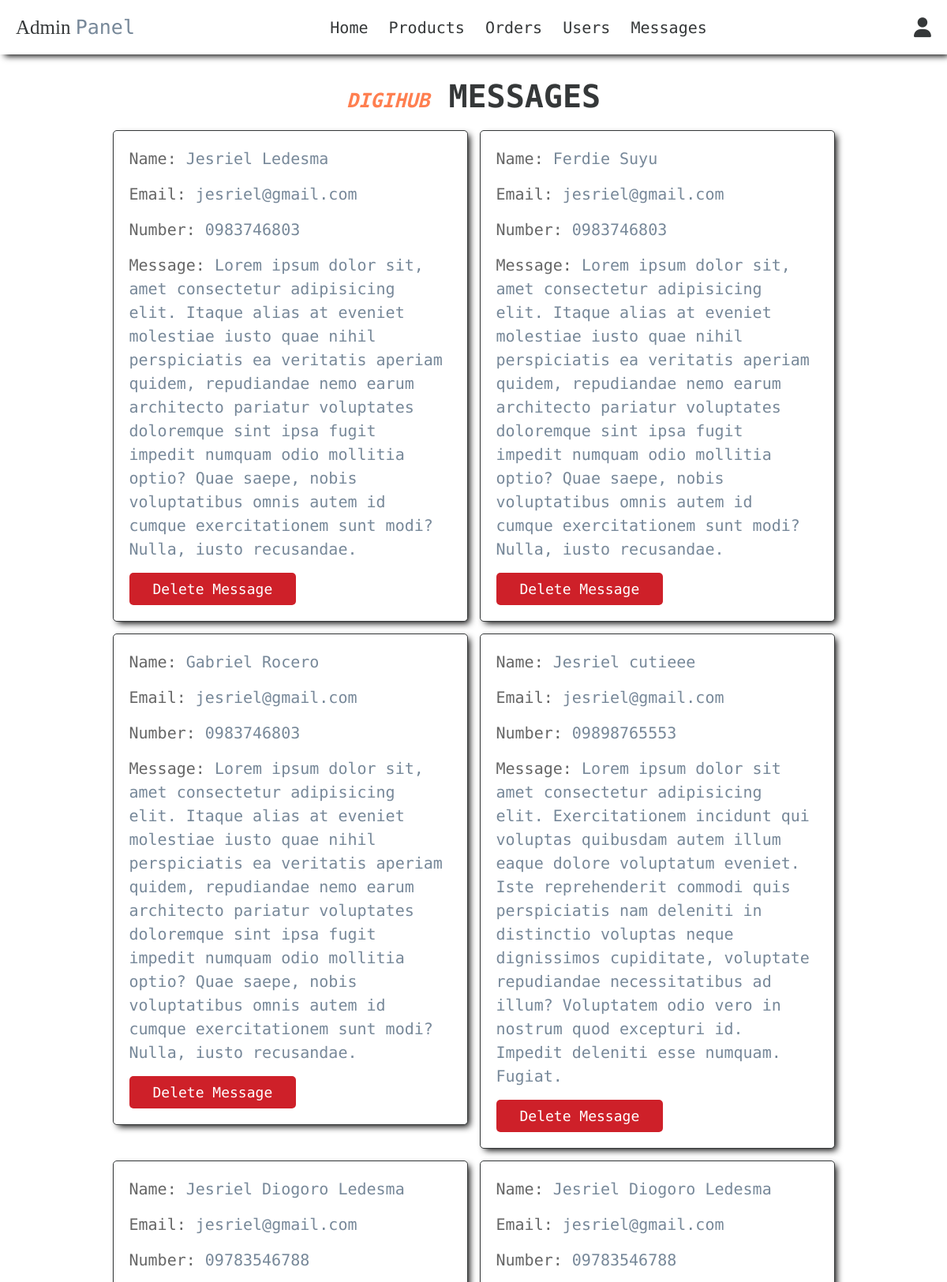
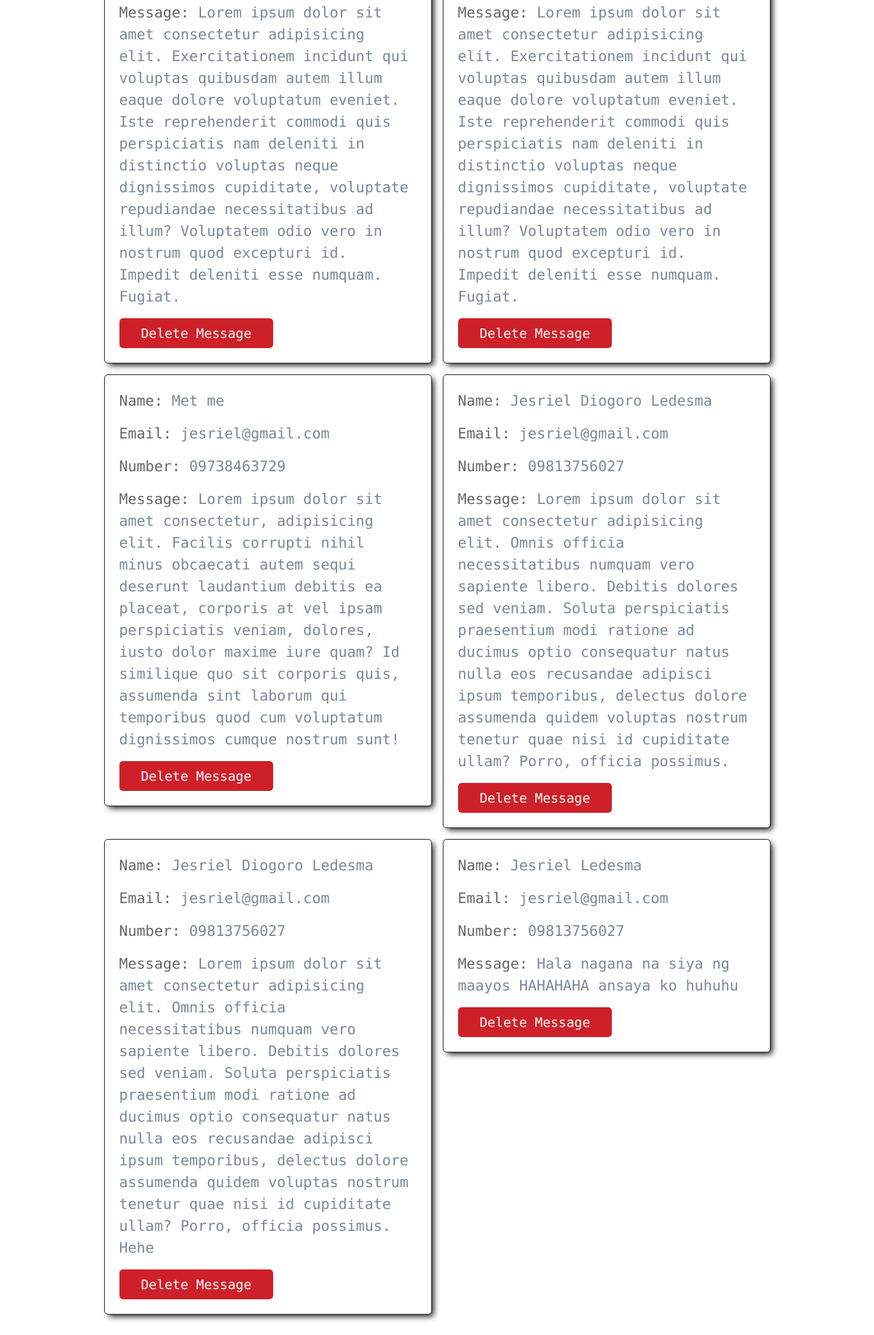
Screenshot of /admin_contacts.php (signed in) with the database file from the repository (2 pictures, top to bottom).
### tables this page shows
CREATE TABLE `message` (
  `id` int(100) NOT NULL,
  `user_id` int(100) NOT NULL,
  `name` varchar(100) NOT NULL,
  `email` varchar(100) NOT NULL,
  `number` varchar(12) NOT NULL,
  `message` varchar(500) NOT NULL
);

### admin_contacts.php (the view, shortened to what this page needs)
<?php
include 'config.php';
?>
<!DOCTYPE html>
<html lang="en">
  <head>
    <link
      rel="stylesheet"
      href="https://cdnjs.cloudflare.com/ajax/libs/font-awesome/6.4.0/css/all.min.css"
    />
    <link rel="stylesheet" href="css/admin_style.css" />
  </head>
  <body>
    <?php include 'admin_header.php'?>
    <section class="messages">
      <h1 class="title"><span class="digihub">DigiHub</span> Messages</h1>
      <div class="box-container">
        <?php
          $select_message = mysqli_query($conn, "SELECT * FROM `message`") or die("Query Failed");
          if(mysqli_num_rows($select_message) > 0){
            while($fetch_message= mysqli_fetch_assoc($select_message)){
        ?>
        <div class="box">
          <p>Name: <span><?php echo $fetch_message['name']; ?></span></p>
          <p>Email: <span><?php echo $fetch_message['email']; ?></span></p>
          <p>Number: <span><?php echo $fetch_message['number']; ?></span></p>
          <p>Message: <span><?php echo $fetch_message['message']; ?></span></p>
          <a href="admin_contacts.php?delete=<?php echo $fetch_message['id']; ?>" onclick="return confirm('Are you sure you want to remove this message?');" class="delete-btn">Delete message</a>
        </div>
        <?php
        }
      }else{
        echo "<p class='empty'>There are no messages yet</p>";
      }
        ?>
      </div>
    </section>
  </body>
</html>

### css/admin_style.css (style rules this page uses)
:root { --purple: #778899; --red: #ce2029; --orange: #ff7f50; --black: #353839; --white: #fff; --light-color: #666; --light-white: #fefefa; --light-bg: #f4f0ec; --border: 0.1rem solid var(--black); --box-shadow: 4px 4px 8px -2px rgba(0, 0, 0, 1); }
* { font-family: "Martian Mono", monospace; margin: 0; padding: 0; box-sizing: border-box; outline: none; border: none; text-decoration: none; transition: all 0.2s linear; }
html { font-size: 62.5%; overflow-x: hidden; }
section { padding: 3rem 2rem; }
.title { text-align: center; margin-bottom: 2rem; text-transform: uppercase; color: var(--black); font-size: 4rem; }
.btn, .option-btn, .delete-btn, .white-btn { display: inline-block; margin-top: 1rem; padding: 1rem 3rem; cursor: pointer; color: var(--white); font-size: 1.8rem; border-radius: 0.5rem; text-transform: capitalize; }
.delete-btn { background-color: var(--red); }
.digihub { color: var(--orange) !important; font-style: italic; font-size: 2.5rem; }
.messages .box-container { display: grid; grid-template-columns: repeat(auto-fit, 45rem); justify-content: center; gap: 1.5rem; max-width: 1200px; margin: 0 auto; align-items: flex-start; }
.messages .box-container .box { background-color: var(--white); padding: 2rem; border: var(--border); box-shadow: var(--box-shadow); border-radius: 0.5rem; }
.messages .box-container .box p { padding-bottom: 1.5rem; font-size: 2rem; color: var(--light-color); line-height: 1.5; }
.messages .box-container .box p span { color: var(--purple); }
.messages .box-container .box .delete-btn { margin-top: 0; }

### rows the page displays
message: name "Jesriel Ledesma", email "jesriel@gmail.com", number "0983746803", message "Lorem ipsum dolor sit, amet consectetur adipisicing elit. Itaque alias at eveniet molestiae iusto quae nihil perspiciatis ea veritatis aperiam quidem, repudiandae nemo earum architecto pariatur voluptates doloremque sint ipsa fugit impedit numquam odio mollitia optio? Quae saepe, nobis voluptatibus omnis autem id cumque exercitationem sunt modi? Nulla, iusto recusandae."
message: name "Ferdie Suyu", email "jesriel@gmail.com", number "0983746803", message "Lorem ipsum dolor sit, amet consectetur adipisicing elit. Itaque alias at eveniet molestiae iusto quae nihil perspiciatis ea veritatis aperiam quidem, repudiandae nemo earum architecto pariatur voluptates doloremque sint ipsa fugit impedit numquam odio mollitia optio? Quae saepe, nobis voluptatibus omnis autem id cumque exercitationem sunt modi? Nulla, iusto recusandae."
message: name "Gabriel Rocero", email "jesriel@gmail.com", number "0983746803", message "Lorem ipsum dolor sit, amet consectetur adipisicing elit. Itaque alias at eveniet molestiae iusto quae nihil perspiciatis ea veritatis aperiam quidem, repudiandae nemo earum architecto pariatur voluptates doloremque sint ipsa fugit impedit numquam odio mollitia optio? Quae saepe, nobis voluptatibus omnis autem id cumque exercitationem sunt modi? Nulla, iusto recusandae."
message: name "Jesriel cutieee", email "jesriel@gmail.com", number "09898765553", message "Lorem ipsum dolor sit amet consectetur adipisicing elit. Exercitationem incidunt qui voluptas quibusdam autem illum eaque dolore voluptatum eveniet. Iste reprehenderit commodi quis perspiciatis nam deleniti in distinctio voluptas neque dignissimos cupiditate, voluptate repudiandae necessitatibus ad illum? Voluptatem odio vero in nostrum quod excepturi id. Impedit deleniti esse numquam. Fugiat."
message: name "Jesriel Diogoro Ledesma", email "jesriel@gmail.com", number "09783546788", message "Lorem ipsum dolor sit amet consectetur adipisicing elit. Exercitationem incidunt qui voluptas quibusdam autem illum eaque dolore voluptatum eveniet. Iste reprehenderit commodi quis perspiciatis nam deleniti in distinctio voluptas neque dignissimos cupiditate, voluptate repudiandae necessitatibus ad illum? Voluptatem odio vero in nostrum quod excepturi id. Impedit deleniti esse numquam. Fugiat."
message: name "Jesriel Diogoro Ledesma", email "jesriel@gmail.com", number "09783546788", message "Lorem ipsum dolor sit amet consectetur adipisicing elit. Exercitationem incidunt qui voluptas quibusdam autem illum eaque dolore voluptatum eveniet. Iste reprehenderit commodi quis perspiciatis nam deleniti in distinctio voluptas neque dignissimos cupiditate, voluptate repudiandae necessitatibus ad illum? Voluptatem odio vero in nostrum quod excepturi id. Impedit deleniti esse numquam. Fugiat."
message: name "Met me", email "jesriel@gmail.com", number "09738463729", message "Lorem ipsum dolor sit amet consectetur, adipisicing elit. Facilis corrupti nihil minus obcaecati autem sequi deserunt laudantium debitis ea placeat, corporis at vel ipsam perspiciatis veniam, dolores, iusto dolor maxime iure quam? Id similique quo sit corporis quis, assumenda sint laborum qui temporibus quod cum voluptatum dignissimos cumque nostrum sunt!"
message: name "Jesriel Diogoro Ledesma", email "jesriel@gmail.com", number "09813756027", message "Lorem ipsum dolor sit amet consectetur adipisicing elit. Omnis officia necessitatibus numquam vero sapiente libero. Debitis dolores sed veniam. Soluta perspiciatis praesentium modi ratione ad ducimus optio consequatur natus nulla eos recusandae adipisci ipsum temporibus, delectus dolore assumenda quidem voluptas nostrum tenetur quae nisi id cupiditate ullam? Porro, officia possimus."
message: name "Jesriel Diogoro Ledesma", email "jesriel@gmail.com", number "09813756027", message "Lorem ipsum dolor sit amet consectetur adipisicing elit. Omnis officia necessitatibus numquam vero sapiente libero. Debitis dolores sed veniam. Soluta perspiciatis praesentium modi ratione ad ducimus optio consequatur natus nulla eos recusandae adipisci ipsum temporibus, delectus dolore assumenda quidem voluptas nostrum tenetur quae nisi id cupiditate ullam? Porro, officia possimus. Hehe"
message: name "Jesriel Ledesma", email "jesriel@gmail.com", number "09813756027", message "Hala nagana na siya ng maayos HAHAHAHA ansaya ko huhuhu"
